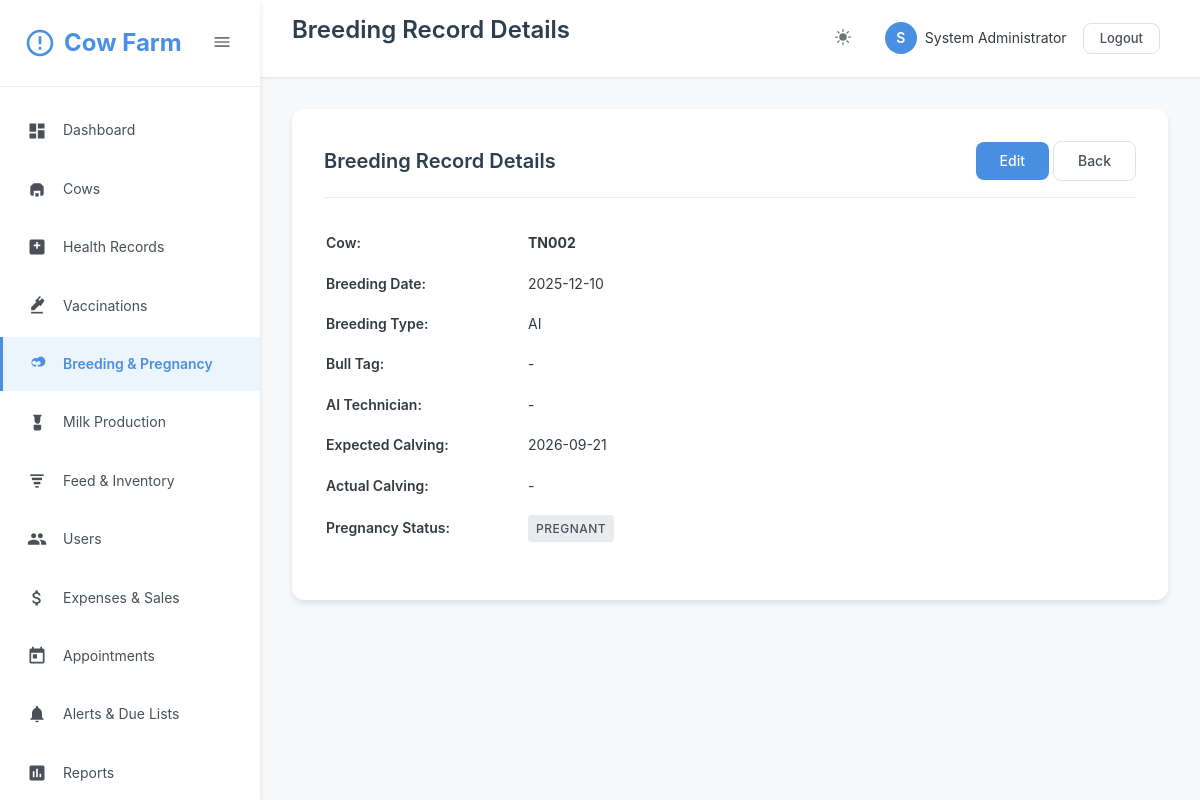
The page /breeding/view.php?id=2 (signed in) on the database its author committed.
### tables this page shows
CREATE TABLE IF NOT EXISTS users (
    id INT AUTO_INCREMENT PRIMARY KEY,
    username VARCHAR(50) UNIQUE NOT NULL,
    email VARCHAR(100) UNIQUE NOT NULL,
    password VARCHAR(255) NOT NULL,
    full_name VARCHAR(100) NOT NULL,
    role ENUM('admin', 'vet', 'manager', 'staff') DEFAULT 'staff',
    phone VARCHAR(20),
    status ENUM('active', 'inactive') DEFAULT 'active',
    created_at TIMESTAMP DEFAULT CURRENT_TIMESTAMP,
    updated_at TIMESTAMP DEFAULT CURRENT_TIMESTAMP ON UPDATE CURRENT_TIMESTAMP
);

CREATE TABLE IF NOT EXISTS breeding_records (
    id INT AUTO_INCREMENT PRIMARY KEY,
    cow_id INT NOT NULL,
    breeding_type ENUM('AI', 'natural', 'embryo') NOT NULL,
    breeding_date DATE NOT NULL,
    bull_tag VARCHAR(50),
    ai_technician VARCHAR(100),
    expected_calving_date DATE,
    actual_calving_date DATE,
    pregnancy_status ENUM('pregnant', 'not_pregnant', 'aborted', 'delivered') DEFAULT 'pregnant',
    calving_notes TEXT,
    created_by INT,
    created_at TIMESTAMP DEFAULT CURRENT_TIMESTAMP,
    updated_at TIMESTAMP DEFAULT CURRENT_TIMESTAMP ON UPDATE CURRENT_TIMESTAMP,
    FOREIGN KEY (cow_id) REFERENCES cows(id) ON DELETE CASCADE,
    FOREIGN KEY (created_by) REFERENCES users(id) ON DELETE SET NULL
);

CREATE TABLE IF NOT EXISTS cows (
    id INT AUTO_INCREMENT PRIMARY KEY,
    tag_number VARCHAR(50) UNIQUE NOT NULL,
    name VARCHAR(100),
    breed VARCHAR(50),
    date_of_birth DATE,
    gender ENUM('male', 'female') NOT NULL,
    weight DECIMAL(8,2),
    color VARCHAR(50),
    photo VARCHAR(255),
    sire_tag VARCHAR(50),
    dam_tag VARCHAR(50),
    purchase_date DATE,
    purchase_price DECIMAL(10,2),
    status ENUM('active', 'sold', 'deceased', 'transferred') DEFAULT 'active',
    notes TEXT,
    created_by INT,
    created_at TIMESTAMP DEFAULT CURRENT_TIMESTAMP,
    updated_at TIMESTAMP DEFAULT CURRENT_TIMESTAMP ON UPDATE CURRENT_TIMESTAMP,
    FOREIGN KEY (created_by) REFERENCES users(id) ON DELETE SET NULL
);

### breeding/view.php (the view, shortened to what the rows shown need)
<?php
require_once __DIR__ . '/../classes/Auth.php';
require_once __DIR__ . '/../classes/Database.php';
require_once __DIR__ . '/../classes/Helper.php';
$db = new DBHelper();
$id = isset($_GET['id']) ? (int)$_GET['id'] : 0;
$record = $db->fetchOne("SELECT br.*, c.tag_number, c.name as cow_name FROM breeding_records br JOIN cows c ON br.cow_id = c.id WHERE br.id = ?", [$id]);
$pageTitle = 'Breeding Record Details';
include __DIR__ . '/../includes/header.php';
?>
<div class="content-area">
    <div class="card">
        <div class="card-header">
            <h2 class="card-title">Breeding Record Details</h2>
        </div>
        <div class="card-body">
            <table style="width: 100%;">
                <tr>
                    <td style="padding: 8px 0;"><strong><?php echo htmlspecialchars($record['tag_number']); ?></strong></td>
                </tr>
                <tr>
                    <td style="padding: 8px 0; font-weight: 600;">Breeding Date:</td>
                    <td style="padding: 8px 0;"><?php echo Helper::formatDate($record['breeding_date']); ?></td>
                </tr>
                <tr>
                    <td style="padding: 8px 0; font-weight: 600;">Breeding Type:</td>
                    <td style="padding: 8px 0;"><?php echo strtoupper($record['breeding_type']); ?></td>
                </tr>
                <tr>
                    <td style="padding: 8px 0; font-weight: 600;">Bull Tag:</td>
                    <td style="padding: 8px 0;"><?php echo htmlspecialchars($record['bull_tag'] ?? '-'); ?></td>
                </tr>
                <tr>
                    <td style="padding: 8px 0; font-weight: 600;">AI Technician:</td>
                    <td style="padding: 8px 0;"><?php echo htmlspecialchars($record['ai_technician'] ?? '-'); ?></td>
                </tr>
                <tr>
                    <td style="padding: 8px 0; font-weight: 600;">Expected Calving:</td>
                    <td style="padding: 8px 0;"><?php echo $record['expected_calving_date'] ? Helper::formatDate($record['expected_calving_date']) : '-'; ?></td>
                </tr>
                <tr>
                    <td style="padding: 8px 0;"><?php echo Helper::getStatusBadge($record['pregnancy_status']); ?></td>
                </tr>
            </table>
        </div>
    </div>
</div>
<?php include __DIR__ . '/../includes/footer.php'; ?>

### includes/header.php (shortened to what the rows shown need)
<?php
require_once __DIR__ . '/../classes/Auth.php';
$auth = new Auth();
$currentUser = $auth->getCurrentUser();
?>
<!DOCTYPE html>
<html lang="en">
<head>
    <link rel="stylesheet" href="<?php echo BASE_URL; ?>assets/css/style.css">
    <link rel="stylesheet" href="<?php echo BASE_URL; ?>assets/css/icons.css">
</head>
<body>
    <?php if ($auth->isLoggedIn()): ?>
    <aside class="sidebar" id="sidebar">
        <div class="sidebar-header">
            <div class="sidebar-logo">
                <svg class="sidebar-logo-icon" viewBox="0 0 24 24">
                    <path d="M12 2C6.48 2 2 6.48 2 12s4.48 10 10 10 10-4.48 10-10S17.52 2 12 2zm0 18c-4.41 0-8-3.59-8-8s3.59-8 8-8 8 3.59 8 8-3.59 8-8 8zm-1-13h2v6h-2zm0 8h2v2h-2z"/>
                </svg>
                <span class="sidebar-menu-text">Cow Farm</span>
            </div>
            <button class="sidebar-toggle" id="sidebarToggle">
                <svg width="20" height="20" viewBox="0 0 24 24" fill="currentColor">
                    <path d="M3 18h18v-2H3v2zm0-5h18v-2H3v2zm0-7v2h18V6H3z"/>
                </svg>
            </button>
        </div>
        <nav>
            <ul class="sidebar-menu">
                <li class="sidebar-menu-item">
                    <a href="<?php echo BASE_URL; ?>dashboard.php" class="sidebar-menu-link <?php echo basename($_SERVER['PHP_SELF']) == 'dashboard.php' ? 'active' : ''; ?>">
                        <svg class="sidebar-menu-icon" viewBox="0 0 24 24">
                            <path d="M3 13h8V3H3v10zm0 8h8v-6H3v6zm10 0h8V11h-8v10zm0-18v6h8V3h-8z"/>
                        </svg>
                        <span class="sidebar-menu-text">Dashboard</span>
                    </a>
                </li>
                <li class="sidebar-menu-item">
                    <a href="<?php echo BASE_URL; ?>cows/index.php" class="sidebar-menu-link <?php echo strpos($_SERVER['PHP_SELF'], 'cows') !== false ? 'active' : ''; ?>">
                        <svg class="sidebar-menu-icon" viewBox="0 0 24 24">
                            <path d="M4 9l4-4h8l4 4v9a2 2 0 0 1-2 2h-2v-6H8v6H6a2 2 0 0 1-2-2V9z"/>
                            <path d="M10 21v-4h4v4"/>
                        </svg>
                        <span class="sidebar-menu-text">Cows</span>
                    </a>
                </li>
                <li class="sidebar-menu-item">
                    <a href="<?php echo BASE_URL; ?>health/index.php" class="sidebar-menu-link <?php echo strpos($_SERVER['PHP_SELF'], 'health') !== false ? 'active' : ''; ?>">
                        <svg class="sidebar-menu-icon" viewBox="0 0 24 24">
                            <path d="M19 3H5A2 2 0 0 0 3 5v14a2 2 0 0 0 2 2h14a2 2 0 0 0 2-2V5a2 2 0 0 0-2-2zm-3 8h-3v3h-2v-3H8V9h3V6h2v3h3z"/>
                        </svg>
                        <span class="sidebar-menu-text">Health Records</span>
                    </a>
                </li>
                <li class="sidebar-menu-item">
                    <a href="<?php echo BASE_URL; ?>health/vaccinations.php" class="sidebar-menu-link <?php echo strpos($_SERVER['PHP_SELF'], 'vaccinations') !== false ? 'active' : ''; ?>">
                        <svg class="sidebar-menu-icon" viewBox="0 0 24 24">
                            <path d="M21 5.5l-2.79-2.8-3.22 3.22-1.42-1.42L16.79 1.3 15.5 0 9.79 5.71l1.42 1.42L5 13.36V17h3.64l6.21-6.21 1.42 1.42L21 5.5z"/>
                            <path d="M5 19h14v2H5z"/>
                        </svg>
                        <span class="sidebar-menu-text">Vaccinations</span>
                    </a>
                </li>
                <li class="sidebar-menu-item">
                    <a href="<?php echo BASE_URL; ?>breeding/index.php" class="sidebar-menu-link <?php echo strpos($_SERVER['PHP_SELF'], 'breeding') !== false ? 'active' : ''; ?>">
                        <svg class="sidebar-menu-icon" viewBox="0 0 24 24">
                            <path d="M16.5 3a4.5 4.5 0 0 0-3.89 2.25A4.5 4.5 0 1 0 8.5 15H11v-2H8.5A2.5 2.5 0 1 1 10.7 9l.8 1.39.8-1.39A2.5 2.5 0 1 1 15.5 13H13v2h2.5A4.5 4.5 0 0 0 16.5 3z"/>
                        </svg>
                        <span class="sidebar-menu-text">Breeding & Pregnancy</span>
                    </a>
                </li>
                <li class="sidebar-menu-item">
                    <a href="<?php echo BASE_URL; ?>milk/index.php" class="sidebar-menu-link <?php echo strpos($_SERVER['PHP_SELF'], 'milk') !== false ? 'active' : ''; ?>">
                        <svg class="sidebar-menu-icon" viewBox="0 0 24 24">
                            <path d="M7 2l2 3v3.5C9 11.43 10.57 13 12.5 13S16 11.43 16 8.5V5l2-3H7z"/>
                            <path d="M8 14h9v5a2 2 0 0 1-2 2H10a2 2 0 0 1-2-2v-5z"/>
                        </svg>
                        <span class="sidebar-menu-text">Milk Production</span>
                    </a>
                </li>
                <li class="sidebar-menu-item">
                    <a href="<?php echo BASE_URL; ?>feed/index.php" class="sidebar-menu-link <?php echo strpos($_SERVER['PHP_SELF'], 'feed') !== false ? 'active' : ''; ?>">
                        <svg class="sidebar-menu-icon" viewBox="0 0 24 24">
                            <path d="M4 4h16v2H4z"/>
                            <path d="M6 8h12v3H6z"/>
                            <path d="M8 13h8v3H8z"/>
                            <path d="M10 18h4v2h-4z"/>
                        </svg>
                        <span class="sidebar-menu-text">Feed & Inventory</span>
                    </a>
                </li>
                <?php if ($auth->hasRole([ROLE_ADMIN, ROLE_MANAGER])): ?>
                <li class="sidebar-menu-item">
                    <a href="<?php echo BASE_URL; ?>users/index.php" class="sidebar-menu-link <?php echo strpos($_SERVER['PHP_SELF'], 'users') !== false ? 'active' : ''; ?>">
                        <span class="sidebar-menu-text">Users</span>
                    </a>
                </li>
                <?php endif; ?>
                <li class="sidebar-menu-item">
                    <a href="<?php echo BASE_URL; ?>expenses/index.php" class="sidebar-menu-link <?php echo strpos($_SERVER['PHP_SELF'], 'expenses') !== false ? 'active' : ''; ?>">
                        <span class="sidebar-menu-text">Expenses & Sales</span>
                    </a>
                </li>
                <li class="sidebar-menu-item">
                    <a href="<?php echo BASE_URL; ?>appointments/index.php" class="sidebar-menu-link <?php echo strpos($_SERVER['PHP_SELF'], 'appointments') !== false ? 'active' : ''; ?>">
                        <svg class="sidebar-menu-icon" viewBox="0 0 24 24">
                            <path d="M19 3h-1V1h-2v2H8V1H6v2H5c-1.11 0-1.99.9-1.99 2L3 19c0 1.1.89 2 2 2h14c1.1 0 2-.9 2-2V5c0-1.1-.9-2-2-2zm0 16H5V8h14v11zM7 10h5v5H7z"/>
                        </svg>
                        <span class="sidebar-menu-text">Appointments</span>
                    </a>
                </li>
                <li class="sidebar-menu-item">
                    <a href="<?php echo BASE_URL; ?>alerts/index.php" class="sidebar-menu-link <?php echo strpos($_SERVER['PHP_SELF'], 'alerts') !== false ? 'active' : ''; ?>">
                        <svg class="sidebar-menu-icon" viewBox="0 0 24 24">
                            <path d="M12 22c1.1 0 2-.9 2-2h-4c0 1.1.89 2 2 2zm6-6v-5c0-3.07-1.64-5.64-4.5-6.32V4c0-.83-.67-1.5-1.5-1.5s-1.5.67-1.5 1.5v.68C7.63 5.36 6 7.92 6 11v5l-2 2v1h16v-1l-2-2z"/>
                        </svg>
                        <span class="sidebar-menu-text">Alerts & Due Lists</span>
                    </a>
                </li>
                <li class="sidebar-menu-item">
                    <a href="<?php echo BASE_URL; ?>reports/index.php" class="sidebar-menu-link <?php echo strpos($_SERVER['PHP_SELF'], 'reports') !== false ? 'active' : ''; ?>">
                        <svg class="sidebar-menu-icon" viewBox="0 0 24 24">
                            <path d="M19 3H5c-1.1 0-2 .9-2 2v14c0 1.1.9 2 2 2h14c1.1 0 2-.9 2-2V5c0-1.1-.9-2-2-2zM9 17H7v-7h2v7zm4 0h-2V7h2v10zm4 0h-2v-4h2v4z"/>
                        </svg>
                        <span class="sidebar-menu-text">Reports</span>
                    </a>
                </li>
            </ul>
        </nav>
    </aside>
    <main class="main-content">
        <header class="header-bar">
            <div>
                <h1 class="header-title"><?php echo isset($pageTitle) ? $pageTitle : 'Dashboard'; ?></h1>
            </div>
            <div class="header-actions">
                <button class="header-btn" data-theme-toggle title="Toggle Dark Mode">
                </button>
                <div class="user-menu">
                    <div class="user-avatar"><?php echo strtoupper(substr($currentUser['full_name'], 0, 1)); ?></div>
                    <span><?php echo htmlspecialchars($currentUser['full_name']); ?></span>
                    <div style="margin-left: 8px;">
                        <a href="<?php echo BASE_URL; ?>logout.php" class="btn btn-sm btn-outline">Logout</a>
                    </div>
                </div>
            </div>
        </header>
    <?php endif; ?>

### classes/Helper.php (shortened to what the rows shown need)
<?php
class Helper {
    public static function formatDate($date, $format = 'Y-m-d') {
        return date($format, strtotime($date));
    }
    public static function getStatusBadge($status) {
        $badges = [
            'active' => '<span class="badge badge-success">Active</span>',
            'inactive' => '<span class="badge badge-danger">Inactive</span>',
            'sold' => '<span class="badge badge-warning">Sold</span>',
            'deceased' => '<span class="badge badge-dark">Deceased</span>',
            'pregnant' => '<span class="badge badge-info">Pregnant</span>',
            'not_pregnant' => '<span class="badge badge-secondary">Not Pregnant</span>',
            'scheduled' => '<span class="badge badge-primary">Scheduled</span>',
            'completed' => '<span class="badge badge-success">Completed</span>',
            'cancelled' => '<span class="badge badge-danger">Cancelled</span>',
            'paid' => '<span class="badge badge-success">Paid</span>',
            'pending' => '<span class="badge badge-warning">Pending</span>',
        ];
        return $badges[$status] ?? '<span class="badge badge-secondary">' . ucfirst($status) . '</span>';
    }
}

### rows shown on the page
users: full_name "S", full_name "System Administrator"
breeding_records: cow.tag_number "TN002", breeding_date "2025-12-10", breeding_type "AI", bull_tag "-", ai_technician "-", expected_calving_date "2026-09-21", pregnancy_status "PREGNANT"

### other values the page prints
$pageTitle "Breeding Record Details"
